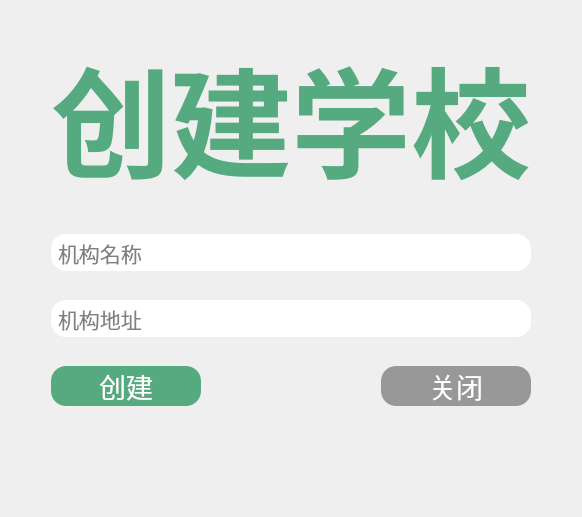
             <widget class="QWidget" name="page_3">
              <layout class="QHBoxLayout" name="horizontalLayout_14">
               <item>
                <layout class="QVBoxLayout" name="verticalLayout_7">
                 <item>
                  <spacer name="verticalSpacer_5">
                   <property name="orientation">
                    <enum>Qt::Vertical</enum>
                   </property>
                   <property name="sizeHint" stdset="0">
                    <size>
                     <width>18</width>
                     <height>18</height>
                    </size>
                   </property>
                  </spacer>
                 </item>
                 <item>
                  <layout class="QHBoxLayout" name="horizontalLayout_12">
                   <item>
                    <spacer name="horizontalSpacer_6">
                     <property name="orientation">
                      <enum>Qt::Horizontal</enum>
                     </property>
                     <property name="sizeHint" stdset="0">
                      <size>
                       <width>40</width>
                       <height>20</height>
                      </size>
                     </property>
                    </spacer>
                   </item>
                   <item>
                    <layout class="QVBoxLayout" name="verticalLayout_8">
                     <property name="spacing">
                      <number>29</number>
                     </property>
                     <item>
                      <widget class="QLabel" name="label_3">
                       <property name="font">
                        <font>
                         <family>微软雅黑</family>
                         <pointsize>90</pointsize>
                         <bold>true</bold>
                        </font>
                       </property>
                       <property name="styleSheet">
                        <string notr="true">color: rgb(85, 170, 127);</string>
                       </property>
                       <property name="text">
                        <string>创建学校</string>
                       </property>
                       <property name="alignment">
                        <set>Qt::AlignCenter</set>
                       </property>
                      </widget>
                     </item>
                     <item>
                      <widget class="QLineEdit" name="lineEdit_6">
                       <property name="font">
                        <font>
                         <pointsize>16</pointsize>
                        </font>
                       </property>
                       <property name="styleSheet">
                        <string notr="true">border-radius:15px;
padding:5px;
background-color: rgb(255, 255, 255);</string>
                       </property>
                       <property name="placeholderText">
                        <string>机构名称</string>
                       </property>
                      </widget>
                     </item>
                     <item>
                      <widget class="QLineEdit" name="lineEdit_7">
                       <property name="font">
                        <font>
                         <pointsize>16</pointsize>
                        </font>
                       </property>
                       <property name="styleSheet">
                        <string notr="true">border-radius:15px;
padding:5px;
background-color: rgb(255, 255, 255);</string>
                       </property>
                       <property name="text">
                        <string/>
                       </property>
                       <property name="echoMode">
                        <enum>QLineEdit::Normal</enum>
                       </property>
                       <property name="cursorPosition">
                        <number>0</number>
                       </property>
                       <property name="placeholderText">
                        <string>机构地址</string>
                       </property>
                      </widget>
                     </item>
                     <item>
                      <layout class="QHBoxLayout" name="horizontalLayout_13">
                       <property name="spacing">
                        <number>180</number>
                       </property>
                       <property name="rightMargin">
                        <number>0</number>
                       </property>
                       <property name="bottomMargin">
                        <number>5</number>
                       </property>
                       <item>
                        <widget class="QPushButton" name="pushButton_7">
                         <property name="font">
                          <font>
                           <pointsize>20</pointsize>
                          </font>
                         </property>
                         <property name="styleSheet">
                          <string notr="true">QPushButton{
	border-radius:15px;
	color: rgb(255, 255, 255);
	background-color: rgb(85, 170, 127);
}

QPushButton:hover{
	background-color: rgb(95, 191, 141);
}

QPushButton:pressed{
	background-color: rgb(73, 147, 109);
}



</string>
                         </property>
                         <property name="text">
                          <string>创建</string>
                         </property>
                        </widget>
                       </item>
                       <item>
                        <widget class="QPushButton" name="pushButton_6">
                         <property name="font">
                          <font>
                           <pointsize>20</pointsize>
                          </font>
                         </property>
                         <property name="styleSheet">
                          <string notr="true">QPushButton{
	border-radius:15px;
	color: rgb(255, 255, 255);
	background-color: rgb(152, 152, 152);
}

QPushButton:hover{
	background-color: rgb(190, 190, 190);
}
QPushButton:pressed{
	
	background-color: rgb(131, 131, 131);
}</string>
                         </property>
                         <property name="text">
                          <string>关闭</string>
                         </property>
                        </widget>
                       </item>
                      </layout>
                     </item>
                    </layout>
                   </item>
                   <item>
                    <spacer name="horizontalSpacer_7">
                     <property name="orientation">
                      <enum>Qt::Horizontal</enum>
                     </property>
                     <property name="sizeHint" stdset="0">
                      <size>
                       <width>40</width>
                       <height>20</height>
                      </size>
                     </property>
                    </spacer>
                   </item>
                  </layout>
                 </item>
                 <item>
                  <spacer name="verticalSpacer_6">
                   <property name="orientation">
                    <enum>Qt::Vertical</enum>
                   </property>
                   <property name="sizeHint" stdset="0">
                    <size>
                     <width>17</width>
                     <height>95</height>
                    </size>
                   </property>
                  </spacer>
                 </item>
                </layout>
               </item>
              </layout>
             </widget>
